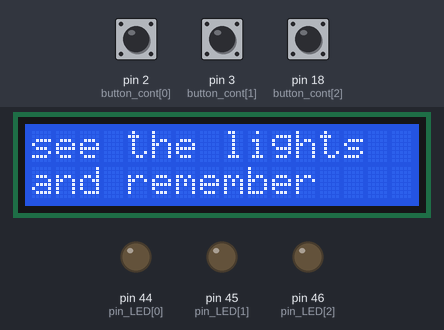
A sketch run on a simulated Arduino Mega 2560, built with avr-gcc and run on an emulated ATmega2560. On the bench: 16×2 character LCD, output pins drawn as LEDs (lit = HIGH). The test bench sets the inputs (shaded band); at power-on: pin 2 (button_cont[0]) HIGH, pin 3 (button_cont[1]) HIGH, pin 18 (button_cont[2]) HIGH. What the sketch prints to the serial monitor is not drawn.

Above: at 4.2 s.
At 16.8 s:
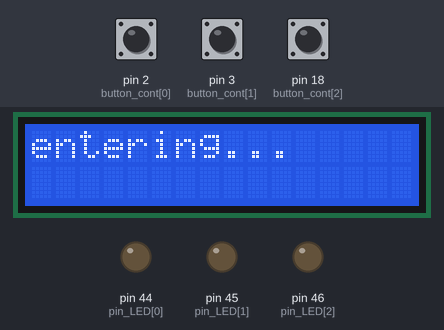
16.9 s: pin 2 (button_cont[0]) pulled LOW for 0.15 s
20.0 s: pin 3 (button_cont[1]) pulled LOW for 0.15 s
23.1 s: pin 18 (button_cont[2]) pulled LOW for 0.15 s
26.2 s: pin 2 (button_cont[0]) pulled LOW for 1 s
30.2 s: pin 3 (button_cont[1]) pulled LOW for 1 s
At 30.8 s:
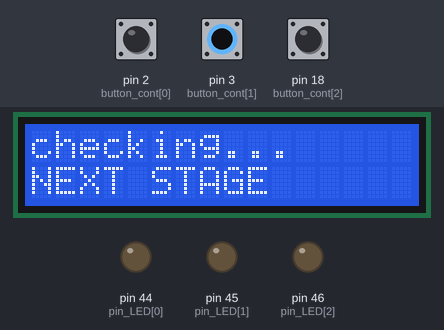
32.7 s: pin 18 (button_cont[2]) pulled LOW for 1 s
Timing chart, 0 to 35.7 s (numbered marks = the images above; inputs shaded):
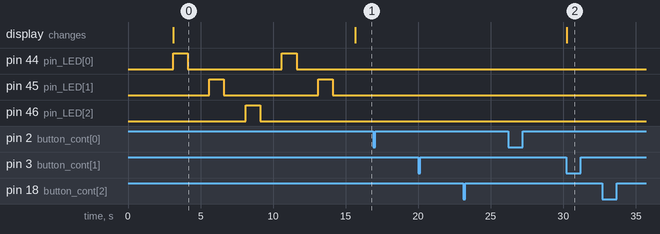

The sketch:

memory_game.ino
```cpp
#include <LiquidCrystal_I2C.h>
#include <Wire.h>
int button_cont[3] = {2,3,18};  // Blue Yellow Red buttons
int pin_LED[3] = {44,45,46};     // for Blue Yellow Red LED

LiquidCrystal_I2C lcd(0x27, 16,2);  // I2C LCD

void setup() {
  Serial.begin(115200);
  char  i;
  // 버튼이 연결된 핀들의 pin mode를 input으로 설정
  for(i=0; i<3; i++) {
    pinMode(button_cont[i], INPUT);
  }
  // led가 연결된 핀들의 pin mode를 output으로 설정
  for(i=0; i<3; i++) {
    pinMode(pin_LED[i], OUTPUT);
  }
  //버튼이 눌리면 인터럽트 발생!
  attachInterrupt(digitalPinToInterrupt(button_cont[0]),pressedBlue, FALLING);
  attachInterrupt(digitalPinToInterrupt(button_cont[1]),pressedYellow, FALLING);
  attachInterrupt(digitalPinToInterrupt(button_cont[2]),pressedRed, FALLING);


  lcd.init();
  // Print a message to the LCD.
  lcd.backlight();
  lcd.setCursor(0,0); //Start at character 3 on line 0
  lcd.print("Question2");
  lcd.setCursor(0,1);
  lcd.print("Memory game");
  delay(3000);
  lcd.clear();
  lcd.setCursor(0,0);
  lcd.print("see the lights");
  lcd.setCursor(0,1);
  lcd.print("and remember");
  demonstrate();
  lcd.clear();
}

int butwait = 500;  //버튼이 눌러지기 전까지 대기하는 시간
int ledtime =500;   //led 점등 시간
int right = 0; //wheter answer is correct or not
int pressedNum = 0;
char answer[5] = { 'B' , 'Y', 'R', 'B', 'Y'};
char playerAnswer[5];

void loop() {
  if(pressedNum==0){
    lcd.setCursor(0,0);
    lcd.print("now press the");
    lcd.setCursor(0,1);
    lcd.print("button orderly");
  }

  if(pressedNum <5){ //버튼 입력이 완료되면
    lcd.clear();
    lcd.setCursor(0,0);
    lcd.print("entering...");
  }else if(pressedNum ==5){
    lcd.setCursor(0,0);
    lcd.print("checking...");
    checkAnswer();
  }
}

void checkAnswer(){
  int i;
  int wrong = 0;
  for(i=0; i<5; i++){
    if(answer[i] != playerAnswer[i]){
      wrong =1;
    }
  }
  if(wrong==1){
    lcd.setCursor(0,1);
    lcd.print("FAILED");
  }else {
    lcd.setCursor(0,1);
    lcd.print("NEXT STAGE");
  }

}
int demonstrate(){   //문제 출제. answer에 따라 led 깜빡이기
  int i;
  for(i=0; i<5; i++) {
    if(answer[i] == 'B'){
      digitalWrite(pin_LED[0], HIGH);
      delay(1000);
      digitalWrite(pin_LED[0], LOW);
      delay(1000);
    }else if(answer[i] == 'Y'){
      digitalWrite(pin_LED[1], HIGH);
      delay(1000);
      digitalWrite(pin_LED[1], LOW);
      delay(1000);
    }else{
      digitalWrite(pin_LED[2], HIGH);
      delay(1000);
      digitalWrite(pin_LED[2], LOW);
      delay(1000);
    }
    delay(500);
  }
}
//Interrupt 발생
void pressedBlue(){
  playerAnswer[pressedNum] = 'B';
  Serial.print("blue button is pressed");
  Serial.print(playerAnswer);
  //digitalWrite(pin_LED[0],HIGH);
  pressedNum++;
}
void pressedYellow(){
  playerAnswer[pressedNum] = 'Y';
  Serial.print("yellow button is pressed");
  Serial.print(playerAnswer);
  //digitalWrite(pin_LED[1],HIGH);
  pressedNum++;
}
void pressedRed(){
  playerAnswer[pressedNum] = 'R';
  Serial.print("red button is pressed");
  Serial.print(playerAnswer);
  //digitalWrite(pin_LED[2],HIGH);
  pressedNum++;
}
```

Measured:
- after the input at 16.9 s, every drawn part: stays the same
- after the input at 20.0 s, every drawn part: stays the same
- after the input at 23.1 s, every drawn part: stays the same
- after the input at 26.2 s, every drawn part: stays the same
- after the input at 30.2 s, the display: changes after 0.05 s (image 2)
- after the input at 32.7 s, every drawn part: stays the same
- what the display in image 0 shows lasts 12.6 s, from 3.1 s to 15.7 s
